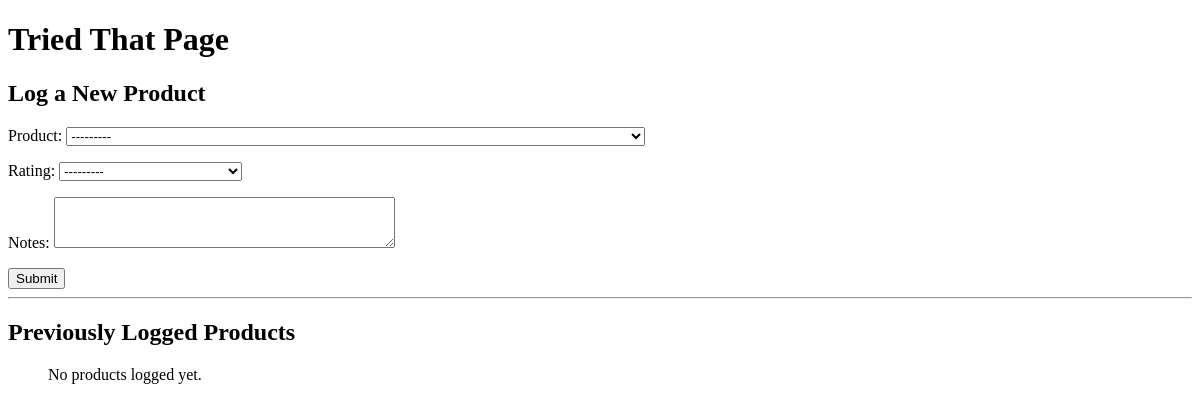
Page /quiz/tried-that/ on the earlier database version.
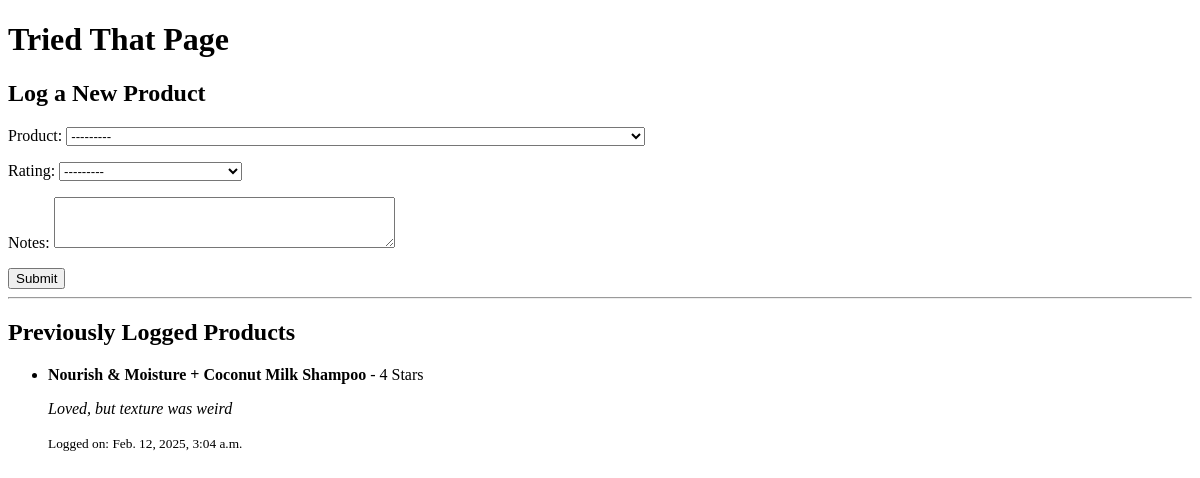
Same page on the later database version.
### quiz/models.py (models this page shows, shortened)
class TriedProduct(models.Model):
    product = models.ForeignKey(HairProduct, on_delete=models.CASCADE)
    rating = models.PositiveSmallIntegerField(choices=[
        (1, "Awful, never again"),
        (2, "Not great"),
        (3, "Okay, would try again"),
        (4, "Good, recommend"),
        (5, "Amazing, holy grail product")
    ])
    notes = models.TextField(blank=True, null=True)
    created_at = models.DateTimeField(auto_now_add=True)

class HairProduct(models.Model):
    brand = models.CharField(max_length=100)
    name = models.CharField(max_length=100)
    category = models.CharField(max_length=50)
    price = models.DecimalField(max_digits=5, decimal_places=2)
    curl_pattern = models.CharField(max_length=255)
    hair_type = models.CharField(max_length=255)
    vegan = models.BooleanField()
    weight = models.CharField(max_length=1)  # L, M, H
    helpful_areas = models.CharField(max_length=255)
    def __str__(self):
        return self.name

### quiz/views.py (the view)
# urls.py: path('tried-that/', views.tried_that, name='tried_that'),
def tried_that(request):
    if request.method == "POST":
        form = TriedProductForm(request.POST)
        if form.is_valid():
            form.save()
            return redirect('tried_that')  # Redirect back to the same page
    else:
        form = TriedProductForm()
    logged_products = TriedProduct.objects.all()
    return render(request, 'quiz/tried_that.html', {
        'form': form,
        'logged_products': logged_products
    })

### quiz/forms.py
class TriedProductForm(forms.ModelForm):
    class Meta:
        model = TriedProduct
        fields = ['product', 'rating', 'notes']
        widgets = {
            'notes': forms.Textarea(attrs={'rows': 3}),
        }

### quiz/templates/quiz/tried_that.html (shortened to what this page needs)
<!DOCTYPE html>
<html>
<head>
</head>
<body>
    <h1>Tried That Page</h1>
    <h2>Log a New Product</h2>
    <form method="post">
        {{ form.as_p }}
        <button type="submit">Submit</button>
    </form>
    <hr>
    <h2>Previously Logged Products</h2>
    <ul>
        {% for product in logged_products %}
            <li>
                <strong>{{ product.product.name }}</strong> - {{ product.rating }} Stars
                {% if product.notes %}
                    <p><em>{{ product.notes }}</em></p>
                {% endif %}
                <p><small>Logged on: {{ product.created_at }}</small></p>
            </li>
        {% empty %}
            <p>No products logged yet.</p>
        {% endfor %}
    </ul>
</body>
</html>

Differences in the rows shown:
added TriedProduct: product.name "Nourish & Moisture + Coconut Milk Shampoo", rating "4", notes "Loved, but texture was weird", created_at "Feb. 12, 2025, 3:04 a.m."
Other differences:
text no longer shown: "No products logged yet."
